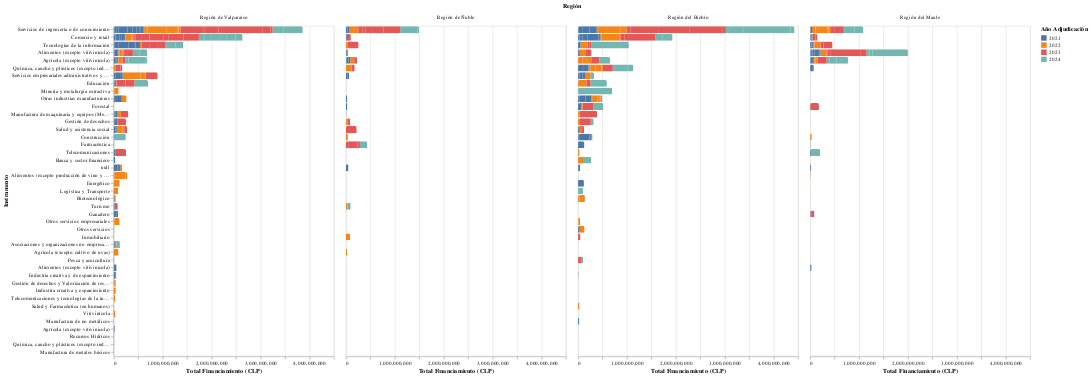

The cell this chart's notebook holds for it:
### Code cell
import pandas as pd
import altair as alt

# 1) Leer el CSV asumiendo tabulaciones como separador
df = pd.read_csv('../run/corfo_bb.csv', sep='\t')

# 2) Limpiar y convertir la columna de financiamiento a entero
df['Financiamiento Innova'] = (
    df['Financiamiento Innova']
    .astype(str)
    .str.replace('[\$\.\,]', '', regex=True)  # elimina $ y separadores de miles
    .fillna('0')
    .astype(int)
)

# 3) Configurar Altair para conjuntos grandes
alt.data_transformers.disable_max_rows()

# 4) Crear gráfico de barras: suma de financiamiento por instrumento
chart = (
    alt.Chart(df)
    .mark_bar(cornerRadiusTopLeft=3, cornerRadiusTopRight=3)
    .encode(
        y=alt.X('Sector Económico:N', sort='-x', title='Instrumento'),
        x=alt.Y('sum(Financiamiento Innova):Q', title='Total Financiamiento (CLP)'),
        color='Año Adjudicación:N',
        tooltip=[
            alt.Tooltip('Instrumento:N', title='Instrumento'),
            alt.Tooltip('sum(Financiamiento Innova):Q', title='Financiamiento')
        ]
    )
    .properties(width=400, height=600)
).facet('Región')

chart.show()

### Figure 1 — Vega-Lite specification as saved in the notebook (floating-point values rounded to 4 significant figures; data arrays with more than 128 entries replaced by an {"elided": "..."} marker saying what was removed)
{"config": {"view": {"continuousWidth": 300, "continuousHeight": 300}}, "data": {"name": "data-0d8fd56177fa0ec60b46b926c764037c"}, "facet": {"field": "Región", "type": "nominal"}, "spec": {"mark": {"type": "bar", "cornerRadiusTopLeft": 3, "cornerRadiusTopRight": 3}, "encoding": {"color": {"field": "Año Adjudicación", "type": "nominal"}, "tooltip": [{"field": "Instrumento", "title": "Instrumento", "type": "nominal"}, {"aggregate": "sum", "field": "Financiamiento Innova", "title": "Financiamiento", "type": "quantitative"}], "x": {"aggregate": "sum", "field": "Financiamiento Innova", "title": "Total Financiamiento (CLP)", "type": "quantitative"}, "y": {"field": "Sector Económico", "sort": "-x", "title": "Instrumento", "type": "nominal"}}, "height": 600, "width": 400}, "$schema": "https://vega.github.io/schema/vega-lite/v5.20.1.json", "datasets": {"data-0d8fd56177fa0ec60b46b926c764037c": {"elided": "612 records"}}}
